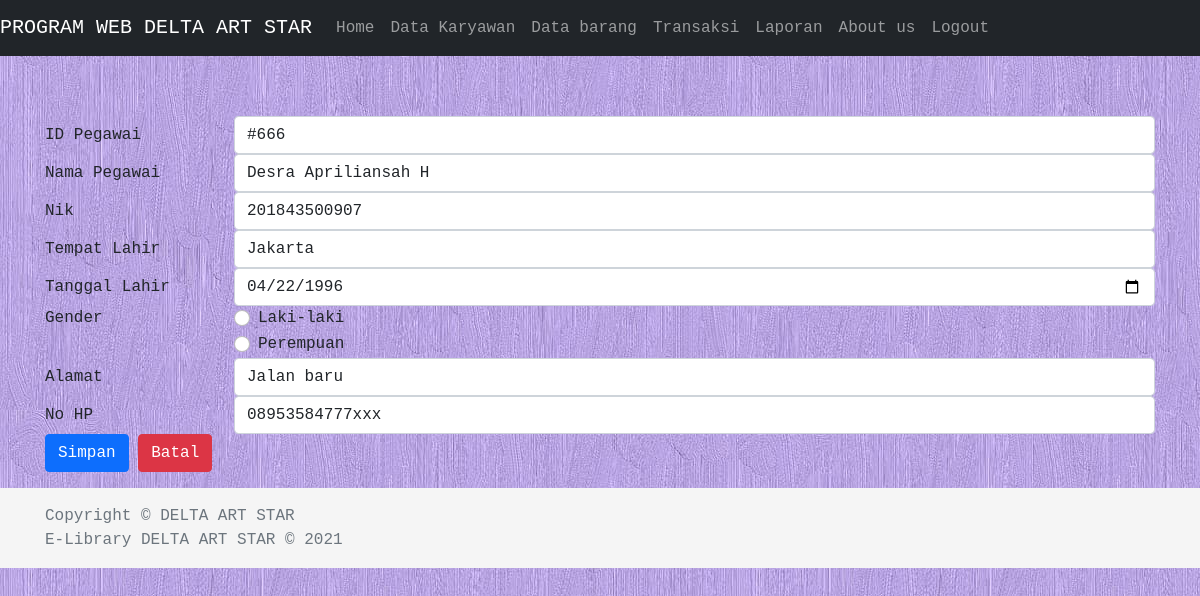
The page /data_karyawan_update.php?id_pegawai=#666 (signed in) on the database its author committed.
### tables this page shows
CREATE TABLE `tb_karyawan` (
  `id_pegawai` varchar(10) NOT NULL,
  `nama_pegawai` varchar(50) NOT NULL,
  `nik` varchar(20) NOT NULL,
  `tmp_lahir` varchar(20) NOT NULL,
  `tgl_lahir` date NOT NULL,
  `gender` enum('Pria','Wanita') NOT NULL,
  `alamat` text NOT NULL,
  `nohp` varchar(15) NOT NULL
);

### data_karyawan_update.php (the view, shortened to what this page needs)
<?php
  $param_id_pegawai= $_GET['id_pegawai'];
  $conn = open_connection();
  $query = "SELECT * FROM tb_karyawan WHERE id_pegawai='$param_id_pegawai' ";
  $hasil = mysqli_query($conn, $query);
  $old_data = array();
  if($row = mysqli_fetch_assoc($hasil)) {
    $old_data=$row;
  }
	$id_pegawai = $_POST ['id_pegawai'] ?? $old_data ['id_pegawai'];
	$nama_pegawai = $_POST ['nama_pegawai'] ?? $old_data ['nama_pegawai'];
	$nik = $_POST ['nik'] ?? $old_data ['nik'];
	$tmp_lahir = $_POST ['tmp_lahir'] ?? $old_data ['tmp_lahir'];
	$tgl_lahir = $_POST ['tgl_lahir'] ?? $old_data ['tgl_lahir'];
	$alamat = $_POST ['alamat'] ?? $old_data ['alamat'];
	$nohp = $_POST ['nohp'] ?? $old_data ['nohp'];
?>
<!DOCTYPE html>
<html>
<head>
  <?php include "contents/headscript.php"; ?>
</head>
<body style="background: url('bg4.png') repeat;">
	<?php include "contents/navbar.php"; ?>
  <main>
      <div class="container">
	<form method ="POST">
    <div class="form-group row">
		<label class="col-sm-2 col-form-label">ID Pegawai</label>
		<div class="col-sm-10"  >
			<input type="text" class="form-control" name="id_pegawai" value="<?= $id_pegawai ?>">
		</div>
	</div>
    <div class="form-group row">
		<label class="col-sm-2 col-form-label">Nama Pegawai</label>
			<div class="col-sm-10">
				<input type="text" class="form-control" name="nama_pegawai" value="<?= $nama_pegawai ?>">
			</div>
	</div>
   <div class="form-group row">
		<label class="col-sm-2 col-form-label">Nik</label>
			<div class="col-sm-10">
				<input type="text" class="form-control" name="nik" value="<?= $nik ?>">
			</div>
	</div>
	<div class="form-group row">
		<label class="col-sm-2 col-form-label">Tempat Lahir</label>
			<div class="col-sm-10">
				<input type="text" class="form-control" name="tmp_lahir" value="<?= $tmp_lahir ?>">
			</div>
	</div>
	<div class="form-group row">
		<label class="col-sm-2 col-form-label">Tanggal Lahir</label>
			<div class="col-sm-10">
				<input type="date" class="form-control" name="tgl_lahir" value="<?= $tgl_lahir ?>">
			</div>
	</div>
	<fieldset class="form-group">
		<div class="row">
			<legend class="col-form-label col-sm-2 pt-0">Gender</legend>
				<div class="col-sm-10">
					<div class="form-check">
						<input class="form-check-input" type="radio" name="gender"
						value="Pria" >
						<label class="form-check-label">Laki-laki</label>
					</div>
					<div class="form-check">
						<input class="form-check-input" type="radio" name="gender"
						value="Wanita" >
						<label class="form-check-label">Perempuan</label>
					</div>
				</div>
		</div>
	</fieldset>
    <div class="form-group row">
		<label class="col-sm-2 col-form-label">Alamat</label>
			<div class="col-sm-10">
				<input type="text" class="form-control" name="alamat" value="<?= $alamat ?>">
			</div>
	</div>
    <div class="form-group row">
		<label class="col-sm-2 col-form-label">No HP</label>
			<div class="col-sm-10">
				<input type="text" class="form-control" name="nohp" value="<?= $nohp ?>">
			</div>
	</div>
	<div class="form-group row">
		<div class="col-sm-10">
			<button type="submit" class="btn btn-primary" name='submit'>Simpan</button>
			<button type="submit" class="btn btn-danger" name='batal'>Batal</button>
		</div>
	</div>
</form>
</div>
</main>
  <?php include "contents/footer.php"; ?>
</body>
</html>

### assets/css/style.css (style rules this page uses)
body { margin: 0; padding: 0; font-family: monospace; overflow: hidden; }

### contents/headscript.php (style rules this page uses)
main> .container { padding:60px 15px 0; }

### rows shown on the page
tb_karyawan: id_pegawai "#666", nama_pegawai "Desra Apriliansah H", nik "201843500907", tmp_lahir "Jakarta", tgl_lahir "04/22/1996", alamat "Jalan baru", nohp "08953584777xxx"
